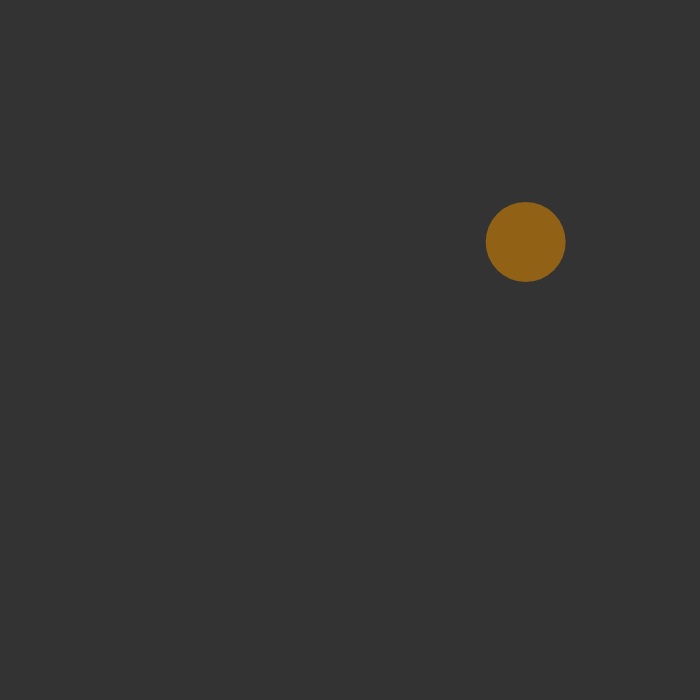
Frame 1 (no input)
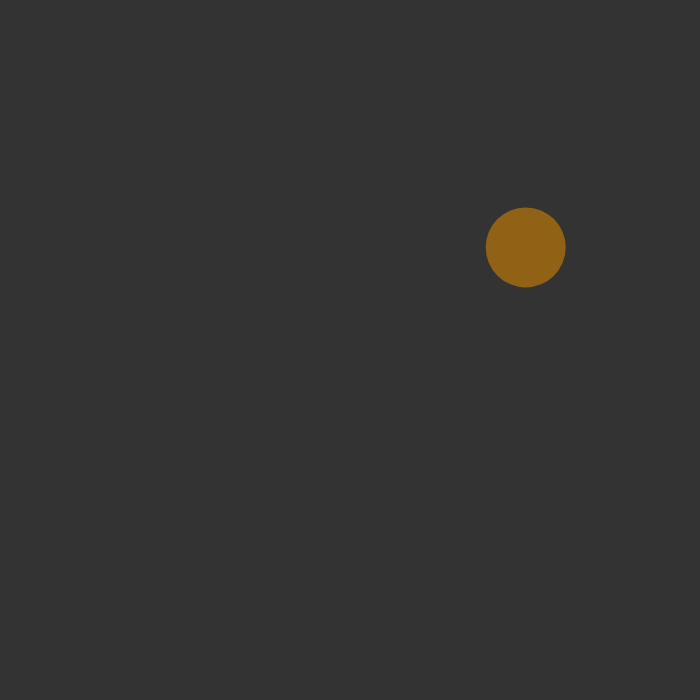
Frame 60 (no input)
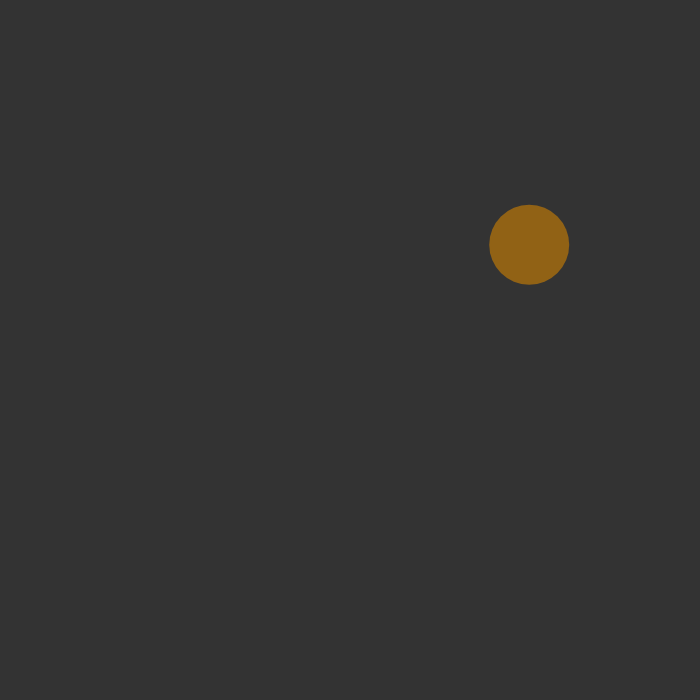
Frame 120 (the mouse pressed at the canvas centre since frame 60)

The p5.js sketch that drew these frames (run headless with seeded random() and noise() and a simulated clock; from frame 60 on, the mouse is pressed at the canvas centre):

// p5.js sketch
// ── sketch.js
var cells = [];

function setup() {
  createCanvas(700, 700);
  cells.push(new Cell(undefined, 80, color(random(100, 255), random(100, 255), 0, 150)));
}

function draw() {
  background(51);
  cells.forEach(cell => {
    cell.move();
    cell.show();
  });
}

function mousePressed() {
  for(var i = cells.length - 1; i >= 0; i--) {
    if(cells[i].clicked(mouseX, mouseY)) {
      cells = cells.concat(cells[i].divide());
      cells.splice(i, 1);
    }
  };
}
// ── cell.js
class Cell {
  constructor(pos = createVector(random(width), random(height)), r = 10, c = color(255, 255, 255, 150)) {
    this.pos = (pos instanceof p5.Vector)? pos.copy() : createVector();
    this.r = r;
    this.c = (c instanceof p5.Color)? c : color(255, 255, 255, 150);
    this.vel = p5.Vector.random2D();
  }

  setVel(vel = p5.Vector.random2D()) {
    this.vel = (vel instanceof p5.Vector)? vel : p5.Vector.random2D();
  }

  move() {
    this.setVel();
    this.pos.add(this.vel);
  }

  show() {
    noStroke();
    fill(this.c);
    ellipseMode(CENTER);
    ellipse(this.pos.x, this.pos.y, this.r, this.r);
  }

  clicked(x, y) {
    // TODO: fix overlapping cells thinking theyve been clicked
    var d = dist(this.pos.x, this.pos.y, x, y);
    if(d <= this.r) {
      console.log(`Cell at (${this.pos.x}, ${this.pos.y}) was clicked`);
      return true;
    } else {
      return false;
    }
  }

  divide() {
    var cellA = new Cell(this.pos, this.r / 2, this.c);
    var cellB = new Cell(this.pos, this.r / 2, this.c);
    return [ cellA, cellB ];
  }
}
